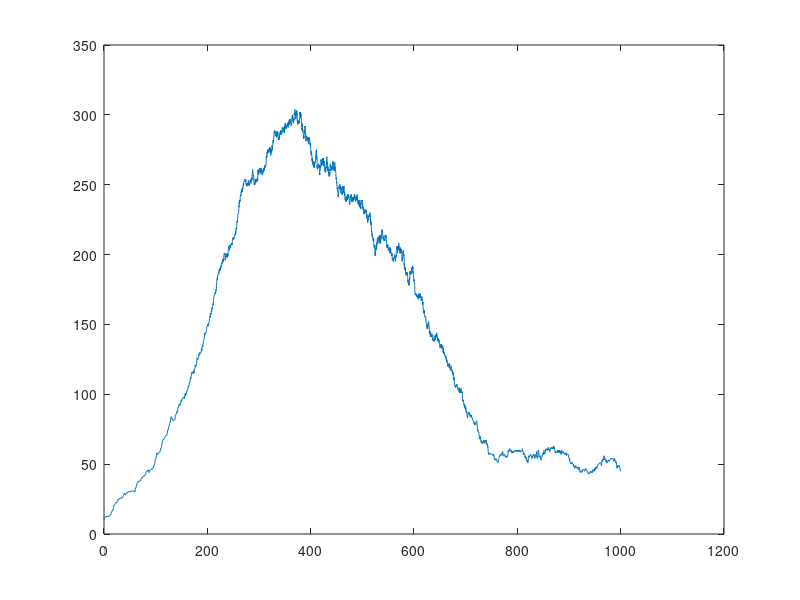

The MATLAB source for this figure:
%the trace of N and C without  control 
function TraceWithoutControl
alpha=0.03;lambda=0.012;eta=0.25*10^(-4);r=0.003;
weekhour=[168   336   504   672   840  1000];%observinbg times
%z=lognrnd(-0.0244,0.2209);
    for j=1:2% 100 plants used for obs
        X=[];% state consisting of n(t) and c(t); two long longs
        X(:,1)=[10 10]';% the first col
        Obs=[0;10;10];% time and state
        TimeNow=0;% time counter, growing until weekhour(5)=840
        S=[1 1 -1 0;1 1 0 -1];%stoichiometry matrix
        i=2;
        while TimeNow<weekhour(end)
            L=size(X,2);
            X_now=X(:,L);% current states
            z=lognrnd(-0.0244,0.2209);
            h=[alpha lambda*X_now(1)*z eta*X_now(1)*X_now(2) r*X_now(2)];% computing h(x,ci) at x
            h0=sum(h);
            TimeNow=TimeNow+exprnd(1/h0);% time to response
            P=h/h0;
            J=Lookup([1 2 3 4],P,1);% next response
            X_New=X(:,i-1)+S(:,J);% new states
            X=[X X_New];%adding by states
            ObsNew=[TimeNow;X_New];% new time and two states
            Obs=[Obs ObsNew];% adding by new time and two states
            i=i+1;
        end
    end
plot(Obs(1,:),X(1,:))
hold on
end

function samp=Lookup(Y,P,n)
% P may have zeros in its components
P=P(:);Y=Y(:);PY=[P Y];PY=PY(P~=0,:);
P=PY(:,1);Y=PY(:,2);
% then P with no zeros in its components
F=cumsum(P);
for i=1:n
    k=1;
    u=rand;
    while F(k)<u
        k=k+1;
    end
    x(i)=k;
end
samp=Y(x,:);
end